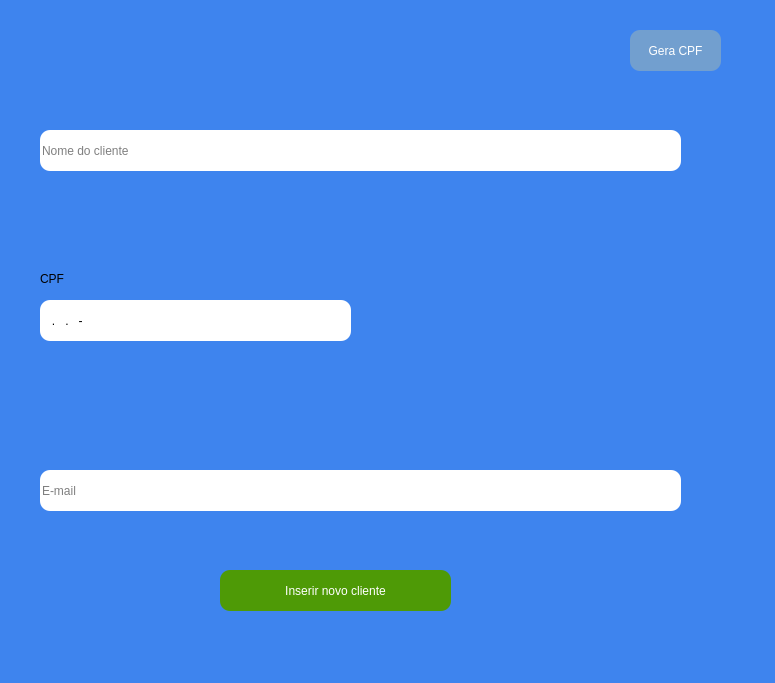
<?xml version="1.0" encoding="UTF-8"?>
<ui version="4.0">
 <class>MainWindow</class>
 <widget class="QMainWindow" name="MainWindow">
  <property name="windowModality">
   <enum>Qt::WindowModal</enum>
  </property>
  <property name="enabled">
   <bool>true</bool>
  </property>
  <property name="geometry">
   <rect>
    <x>0</x>
    <y>0</y>
    <width>775</width>
    <height>683</height>
   </rect>
  </property>
  <property name="font">
   <font>
    <pointsize>14</pointsize>
   </font>
  </property>
  <property name="mouseTracking">
   <bool>true</bool>
  </property>
  <property name="windowTitle">
   <string>Cadastro de clientes</string>
  </property>
  <property name="styleSheet">
   <string notr="true">background-color: rgb(62, 132, 238);</string>
  </property>
  <widget class="QWidget" name="centralwidget">
   <widget class="QLineEdit" name="InputNome">
    <property name="enabled">
     <bool>true</bool>
    </property>
    <property name="geometry">
     <rect>
      <x>40</x>
      <y>130</y>
      <width>641</width>
      <height>41</height>
     </rect>
    </property>
    <property name="styleSheet">
     <string notr="true">background-color: rgb(255, 255, 255);
border-radius: 10px;
border-color: rgb(0,0,0);
</string>
    </property>
    <property name="readOnly">
     <bool>false</bool>
    </property>
    <property name="placeholderText">
     <string>Nome do cliente</string>
    </property>
   </widget>
   <widget class="QPushButton" name="BtnInserir">
    <property name="geometry">
     <rect>
      <x>220</x>
      <y>570</y>
      <width>231</width>
      <height>41</height>
     </rect>
    </property>
    <property name="cursor">
     <cursorShape>PointingHandCursor</cursorShape>
    </property>
    <property name="styleSheet">
     <string notr="true">background-color:rgb(78, 154, 6);
color: rgb(255, 255, 255);
border-radius: 10px;</string>
    </property>
    <property name="text">
     <string>Inserir novo cliente</string>
    </property>
   </widget>
   <widget class="QLineEdit" name="InputCPF">
    <property name="geometry">
     <rect>
      <x>40</x>
      <y>300</y>
      <width>311</width>
      <height>41</height>
     </rect>
    </property>
    <property name="styleSheet">
     <string notr="true">background-color: rgb(255, 255, 255);
border-radius: 10px;
border-color: rgb(0,0,0);
</string>
    </property>
    <property name="inputMask">
     <string>000.000.000-00</string>
    </property>
    <property name="readOnly">
     <bool>false</bool>
    </property>
    <property name="placeholderText">
     <string>Numero do Celular com DDD</string>
    </property>
   </widget>
   <widget class="QLabel" name="label_4">
    <property name="geometry">
     <rect>
      <x>40</x>
      <y>270</y>
      <width>131</width>
      <height>17</height>
     </rect>
    </property>
    <property name="text">
     <string>CPF</string>
    </property>
   </widget>
   <widget class="QLineEdit" name="InputEmail">
    <property name="enabled">
     <bool>true</bool>
    </property>
    <property name="geometry">
     <rect>
      <x>40</x>
      <y>470</y>
      <width>641</width>
      <height>41</height>
     </rect>
    </property>
    <property name="styleSheet">
     <string notr="true">background-color: rgb(255, 255, 255);
border-radius: 10px;
border-color: rgb(0,0,0);
</string>
    </property>
    <property name="readOnly">
     <bool>false</bool>
    </property>
    <property name="placeholderText">
     <string>E-mail</string>
    </property>
   </widget>
   <widget class="QPushButton" name="BtnGeraCPF">
    <property name="geometry">
     <rect>
      <x>630</x>
      <y>30</y>
      <width>91</width>
      <height>41</height>
     </rect>
    </property>
    <property name="cursor">
     <cursorShape>PointingHandCursor</cursorShape>
    </property>
    <property name="styleSheet">
     <string notr="true">color: rgb(255, 255, 255);
background-color: rgb(114, 159, 207);
border-radius: 10px;</string>
    </property>
    <property name="text">
     <string>Gera CPF</string>
    </property>
   </widget>
  </widget>
 </widget>
 <tabstops>
  <tabstop>InputNome</tabstop>
  <tabstop>InputCPF</tabstop>
  <tabstop>InputEmail</tabstop>
  <tabstop>BtnInserir</tabstop>
  <tabstop>BtnGeraCPF</tabstop>
 </tabstops>
 <resources/>
 <connections/>
</ui>
